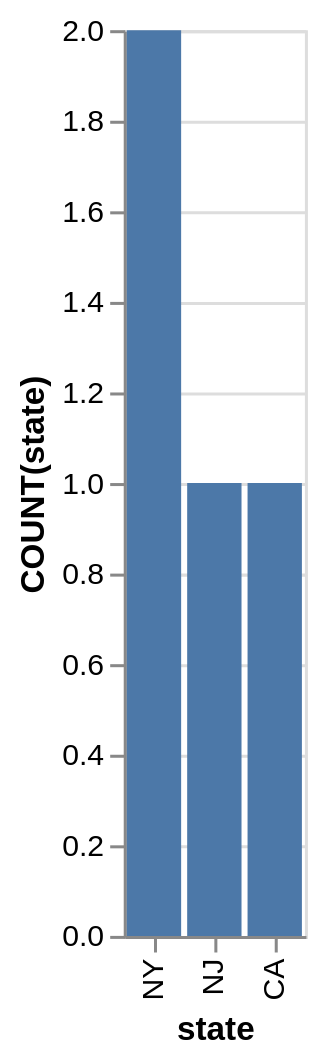

Here is the Vega-Lite specification saved for this chart:
### Vega-Lite specification from a JSON file in a GitHub repository (floating-point values rounded to 4 significant figures)
{"data": {"values": [{"x_data": "NY", "y_data": 2}, {"x_data": "NJ\n", "y_data": 1}, {"x_data": "CA", "y_data": 1}]}, "mark": "bar", "encoding": {"x": {"field": "x_data", "type": "nominal", "title": "state", "sort": {"op": "sum", "field": "y_data", "order": "descending"}}, "y": {"field": "y_data", "type": "quantitative", "title": "COUNT(state)"}}}
